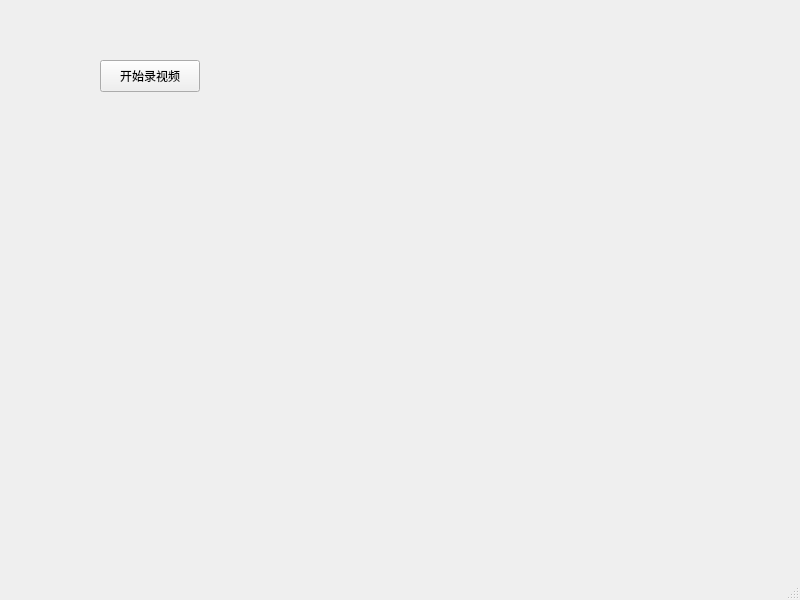
<?xml version="1.0" encoding="UTF-8"?>
<ui version="4.0">
 <class>MainWindow</class>
 <widget class="QMainWindow" name="MainWindow">
  <property name="geometry">
   <rect>
    <x>0</x>
    <y>0</y>
    <width>800</width>
    <height>600</height>
   </rect>
  </property>
  <property name="windowTitle">
   <string>MainWindow</string>
  </property>
  <widget class="QWidget" name="centralwidget">
   <widget class="QPushButton" name="pushButton">
    <property name="geometry">
     <rect>
      <x>100</x>
      <y>60</y>
      <width>100</width>
      <height>32</height>
     </rect>
    </property>
    <property name="text">
     <string>开始录视频</string>
    </property>
   </widget>
  </widget>
  <widget class="QMenuBar" name="menubar">
   <property name="geometry">
    <rect>
     <x>0</x>
     <y>0</y>
     <width>800</width>
     <height>37</height>
    </rect>
   </property>
  </widget>
  <widget class="QStatusBar" name="statusbar"/>
 </widget>
 <resources/>
 <connections/>
</ui>
